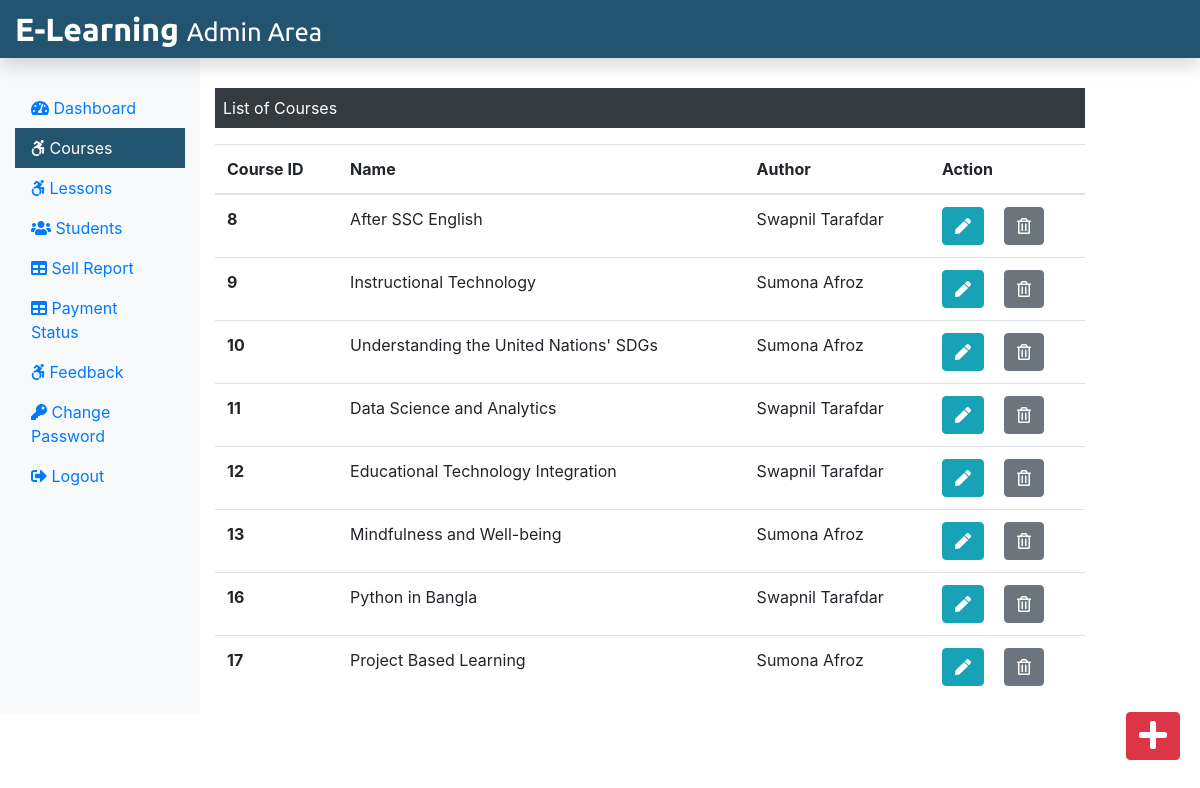
The app's page /ELearning/Admin/courses.php (signed in) with its own data.
### tables this page shows
CREATE TABLE `course` (
  `course_id` int NOT NULL,
  `course_name` text NOT NULL,
  `course_desc` text NOT NULL,
  `course_author` varchar(255) NOT NULL,
  `course_img` text NOT NULL,
  `course_duration` text NOT NULL,
  `course_price` int NOT NULL,
  `course_original_price` int NOT NULL
);

### ELearning/Admin/courses.php (the view, shortened to what this page needs)
<?php
include('./adminInclude/header.php');
include('../dbConnection.php');
 ?>
  <div class="col-sm-9 mt-5">
    <p class=" bg-dark text-white p-2">List of Courses</p>
    <?php
      $sql = "SELECT * FROM course";
      $result = $conn->query($sql);
      if($result->num_rows > 0){
       echo '<table class="table">
       <thead>
        <tr>
         <th scope="col">Course ID</th>
         <th scope="col">Name</th>
         <th scope="col">Author</th>
         <th scope="col">Action</th>
        </tr>
       </thead>
       <tbody>';
        while($row = $result->fetch_assoc()){
          echo '<tr>';
          echo '<th scope="row">'.$row["course_id"].'</th>';
          echo '<td>'. $row["course_name"].'</td>';
          echo '<td>'.$row["course_author"].'</td>';
          echo '<td><form action="editcourse.php" method="POST" class="d-inline"> <input type="hidden" name="id" value='. $row["course_id"] .'><button type="submit" class="btn btn-info mr-3" name="view" value="View"><i class="fas fa-pen"></i></button></form>
          <form action="" method="POST" class="d-inline"><input type="hidden" name="id" value='. $row["course_id"] .'><button type="submit" class="btn btn-secondary" name="delete" value="Delete"><i class="far fa-trash-alt"></i></button></form></td>
         </tr>';
        }
        echo '</tbody>
        </table>';
      } else {
        echo "0 Result";
      }
     ?>
  </div>
 </div>
 <div><a class="btn btn-danger box" href="./addCourse.php"><i class="fas fa-plus fa-2x"></i></a></div>
</div>
<?php
include('./adminInclude/footer.php');
?>

### ELearning/css/adminstyle.css (style rules this page uses)
.box { position: fixed; bottom: 10px; right: 20px; margin-bottom: 30px; }

### records on screen
course: course_id "8", course_name "After SSC English", course_author "Swapnil Tarafdar"
course: course_id "9", course_name "Instructional Technology", course_author "Sumona Afroz"
course: course_id "10", course_name "Understanding the United Nations' SDGs", course_author "Sumona Afroz"
course: course_id "11", course_name "Data Science and Analytics", course_author "Swapnil Tarafdar"
course: course_id "12", course_name "Educational Technology Integration", course_author "Swapnil Tarafdar"
course: course_id "13", course_name "Mindfulness and Well-being", course_author "Sumona Afroz"
course: course_id "16", course_name "Python in Bangla", course_author "Swapnil Tarafdar"
course: course_id "17", course_name "Project Based Learning", course_author "Sumona Afroz"
